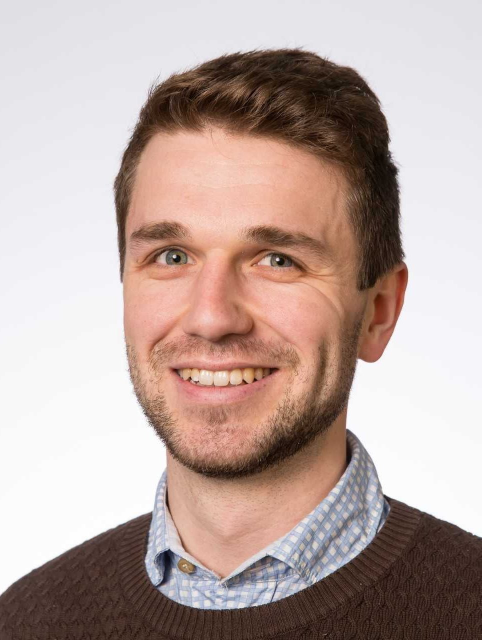
#> input picture src/assets/images/max.jpeg, 963 x 1280 px (shown at 1/2 size)
$ python change_image.py max.jpeg out.png
#> lines starting #> are read from the running program, lines starting #| are printed output that depends on the picture
import sys
from PIL import Image, ImageOps

# Open your original image
image = Image.open(sys.argv[1])
#> image is the input picture: PIL image 963x1280 RGB; mean R, G, B 187, 167.5, 161.8

# Define target size
target_width = 1600
target_height = 939

# Calculate the padding sizes
new_width = target_width
new_height = image.height
#> new_height = 1280
padding_width = (new_width - image.width) // 2  # Padding for left and right
#> padding_width = 318

# Add padding on the sides
padded_image = ImageOps.expand(image, border=(padding_width, 0), fill='white')
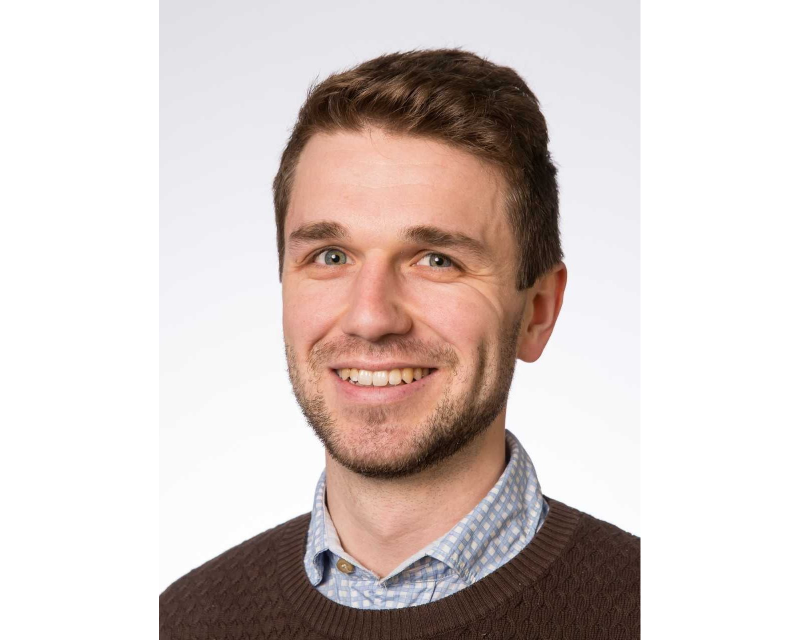
#> padded_image: PIL image 1599x1280 RGB (shown at 1/2 size); mean R, G, B 214.1, 202.3, 198.8

# Save the new image
padded_image.save(sys.argv[2])

$ run again, on src/assets/images/byod_test.png
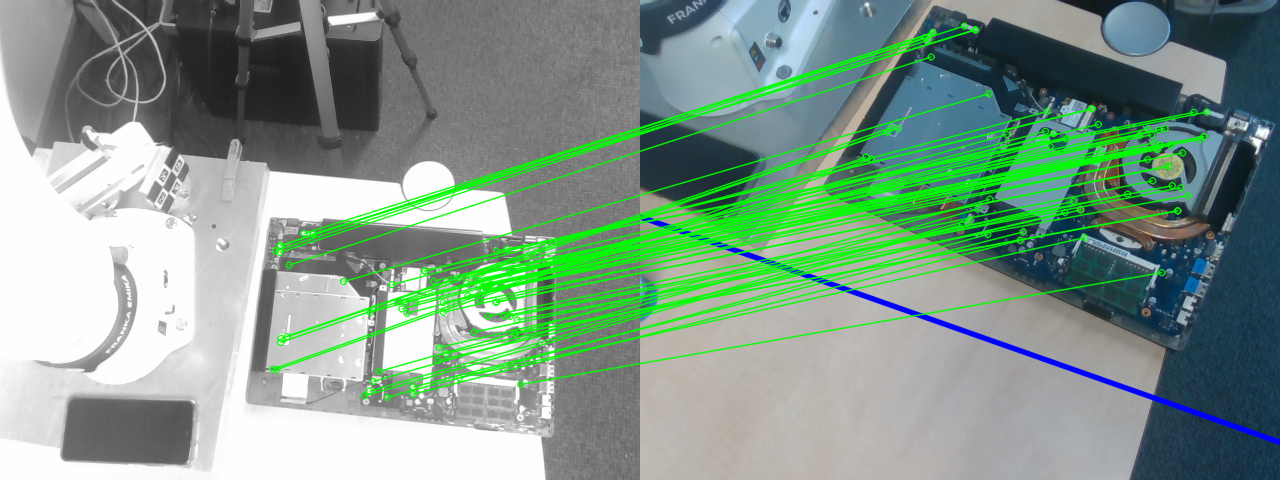
#> input picture src/assets/images/byod_test.png, 1280 x 480 px
#> image is the input picture: PIL image 1280x480 RGB; mean R, G, B 128.1, 153.5, 138
#> `padded_image = ImageOps.expand(image, border=(padding_width, 0), fill=..`:
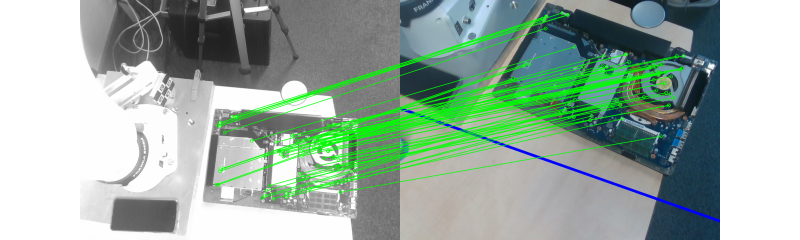
#> padded_image: PIL image 1600x480 RGB (shown at 1/2 size); mean R, G, B 153.4, 173.8, 161.4
